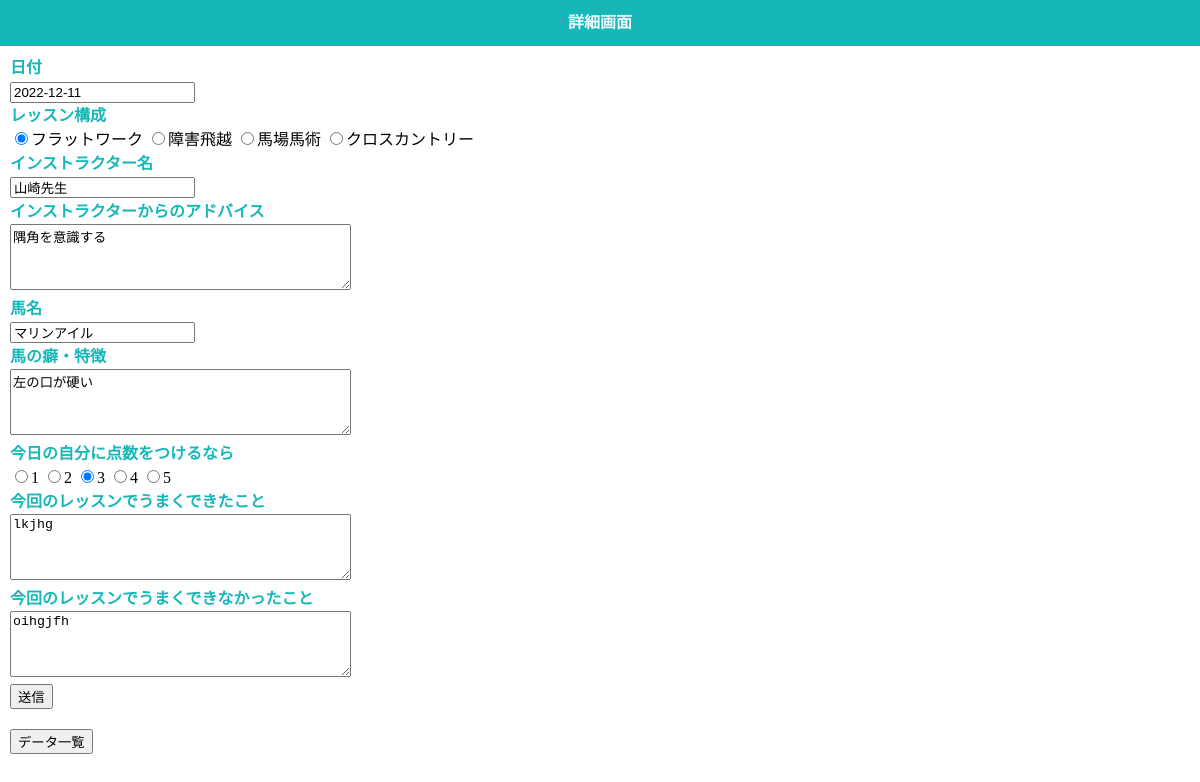
Page /detail.php?id=10 on the committed database.
### tables this page shows
CREATE TABLE `gs_bm_table` (
  `id` int(12) NOT NULL,
  `ride_day` date NOT NULL,
  `activity` varchar(12) NOT NULL,
  `instructor` varchar(64) NOT NULL,
  `advice` text NOT NULL,
  `horse` varchar(64) NOT NULL,
  `horse_habit` text NOT NULL,
  `rating` varchar(11) NOT NULL,
  `good` text NOT NULL,
  `improvements` text NOT NULL,
  `date` datetime NOT NULL
);

### funcs.php (called while the page is built, shortened)
<?php
function h($str)
{
    return htmlspecialchars($str, ENT_QUOTES, 'UTF-8');
}

### detail.php (the view, shortened to what this page needs)
<?php
$id = $_GET['id'];
require_once('funcs.php');
$pdo = db_conn();
$stmt = $pdo->prepare('SELECT * FROM gs_bm_table WHERE id = :id;');
$stmt->bindValue(':id', $id, PDO::PARAM_INT);
$status = $stmt->execute();
if ($status === false) {
    $error = $stmt->errorInfo();
    exit('SQLError:' . print_r($error, true));
} else {
    $result = $stmt->fetch();
}
?>
<!DOCTYPE html>
<html lang="ja">
<head>
    <link rel="stylesheet" href="css/reset.css">
    <link rel="stylesheet" href="css/style.css">
        <link rel="stylesheet" href="https://ajax.googleapis.com/ajax/libs/jqueryui/1.12.1/themes/smoothness/jquery-ui.css">
</head>
<body>
<header class="header">
    <h1>詳細画面</h1>
</header>
    <main>
        <form action="update.php" method="post">
    <div class="jumbotron">
            <fieldset>
        <div class="bold">日付</div>
        <input type="text" id="datepicker" name="ride_day" value="<?= h($result['ride_day'])?>">
        <div>
        <p class="bold">レッスン構成</p>
            <label><input type="radio" name="activity" value="fw" checked>フラットワーク</label>
            <label><input type="radio" name="activity" value="ju">障害飛越</label>
            <label><input type="radio" name="activity" value="dr">馬場馬術</label>
            <label><input type="radio" name="activity" value="cc">クロスカントリー</label>
        </div>
      <div class="bold">インストラクター名</div>
             <input type="text" name="instructor" value="<?= h($result['instructor'])?>">
      <div class="bold">インストラクターからのアドバイス</div>
        <label><textArea name="advice" rows="4" cols="40"><?=h($result['advice'])?></textArea></label><br>
        <p class="bold">馬名</p>
        <input type="text" name="horse" value="<?= h($result['horse'])?>">
         <div class="bold">馬の癖・特徴</div>
        <label><textArea name="horse_habit" rows="4" cols="40"><?=h($result['horse_habit'])?></textArea></label><br>
        <div class="bold">今日の自分に点数をつけるなら</div>
            <label><input type="radio" name="rating" value="1">1</label>
            <label><input type="radio" name="rating" value="2">2</label>
            <label><input type="radio" name="rating" value="3" checked>3</label>
            <label><input type="radio" name="rating" value="4">4</label>
            <label><input type="radio" name="rating" value="5">5</label>
        <div class="bold">今回のレッスンでうまくできたこと</div>
        <label><textArea name="good" rows="4" cols="40"><?=h($result['good'])?></textArea></label><br>
        <div class="bold">今回のレッスンでうまくできなかったこと</div>
        <label><textArea name="improvements" rows="4" cols="40"><?=h($result['improvements'])?></textArea></label><br>
        <div><input type="submit" value="送信"></div>
        </fieldset>
        </div>
    </form>
    <nav class="navbar navbar-default">
            <div style="margin-top: 20px;">
        <a href="select.php"><button>データ一覧</button></a>
    </div>
        </nav>
        </main>
</body>
</html>

### css/style.css (style rules this page uses)
.header { background-color: #15B7B9; color:aliceblue; text-align: center; font-weight: bold; padding: 15px }
main { padding:10px; line-height: 1.5rem; }
.bold { color: #15B7B9; font-weight: bold; }

### rows in the picture
gs_bm_table: ride_day "2022-12-11", instructor "山崎先生", advice "隅角を意識する", horse "マリンアイル", horse_habit "左の口が硬い", good "lkjhg", improvements "oihgjfh"
